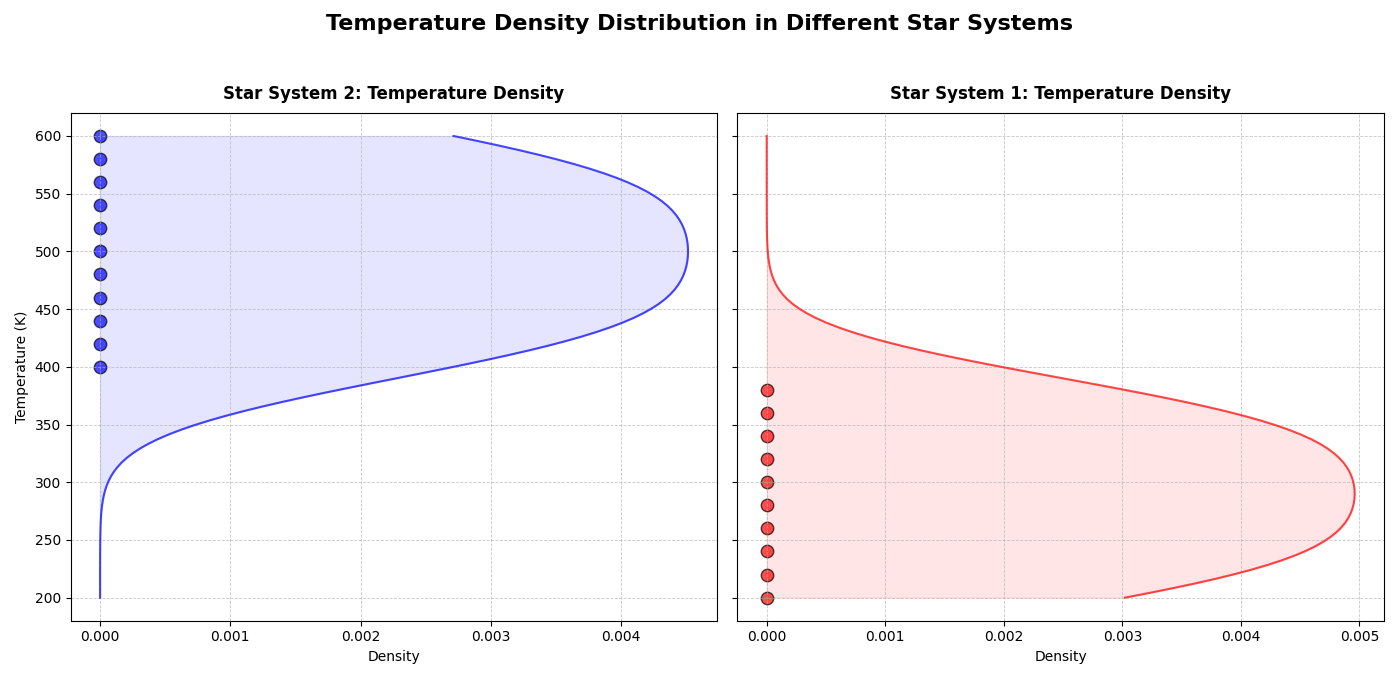

Reproduce this figure in Python.
import numpy as np
import matplotlib.pyplot as plt
from scipy.stats import gaussian_kde

luminosity_star_system1 = np.array([0.01, 0.03, 0.05, 0.07, 0.1, 0.15, 0.2, 0.25, 0.3, 0.35])
temperature_star_system1 = np.array([200, 220, 240, 260, 280, 300, 320, 340, 360, 380])

luminosity_star_system2 = np.array([0.5, 0.55, 0.6, 0.65, 0.7, 0.75, 0.8, 0.85, 0.9, 0.95, 1.0])
temperature_star_system2 = np.array([400, 420, 440, 460, 480, 500, 520, 540, 560, 580, 600])

kde_temp1 = gaussian_kde(temperature_star_system1)
kde_temp2 = gaussian_kde(temperature_star_system2)

temperature_grid = np.linspace(200, 600, 100)

density_temp1 = kde_temp1(temperature_grid)
density_temp2 = kde_temp2(temperature_grid)

fig, ax = plt.subplots(1, 2, figsize=(14, 7), sharey=True)

# Subplot for Star System 2 moved to the first position with shuffled color
ax[0].plot(density_temp2, temperature_grid, color='blue', alpha=0.7)
ax[0].fill_betweenx(temperature_grid, density_temp2, color='blue', alpha=0.1)
ax[0].scatter([0]*len(temperature_star_system2), temperature_star_system2, color='blue', edgecolor='black', s=80, alpha=0.7)
ax[0].set_title("Star System 2: Temperature Density", fontsize=12, fontweight='bold', pad=10)
ax[0].set_ylabel("Temperature (K)", fontsize=10)
ax[0].set_xlabel("Density", fontsize=10)
ax[0].grid(True, linestyle='--', linewidth=0.6, alpha=0.7)

# Subplot for Star System 1 moved to the second position with shuffled color
ax[1].plot(density_temp1, temperature_grid, color='red', alpha=0.7)
ax[1].fill_betweenx(temperature_grid, density_temp1, color='red', alpha=0.1)
ax[1].scatter([0]*len(temperature_star_system1), temperature_star_system1, color='red', edgecolor='black', s=80, alpha=0.7)
ax[1].set_title("Star System 1: Temperature Density", fontsize=12, fontweight='bold', pad=10)
ax[1].set_xlabel("Density", fontsize=10)
ax[1].grid(True, linestyle='--', linewidth=0.6, alpha=0.7)

fig.suptitle("Temperature Density Distribution in Different Star Systems", fontsize=16, fontweight='bold')

plt.tight_layout(rect=[0, 0.03, 1, 0.95])
plt.show()
